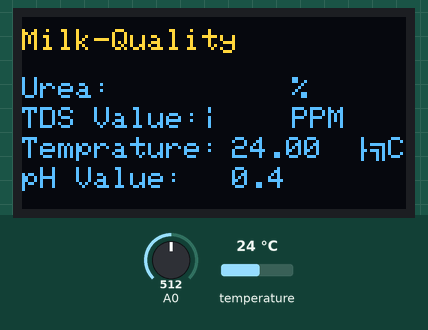
A sketch run on a simulated ESP8266 (NodeMCU). Shown: 128×64 one-colour display. The inputs (shaded band) are chosen by the test bench; at power-on: temperature 24 °C, A0 = 512. The OLED is the two-colour kind (top 16 rows yellow); WiFi joins after 1.5 s; servers stay silent unless stated; EEPROM starts erased; what the sketch prints to the serial monitor is not drawn.

Above: at 4.4 s.
4.5 s: temperature set to 19 °C
At 8.4 s:
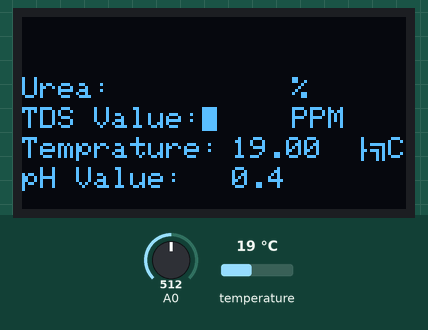
9.2 s: A0 set to 716
At 11.8 s:
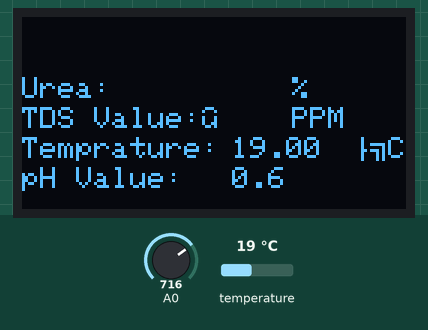
12.5 s: temperature set to 12 °C
At 15.2 s:
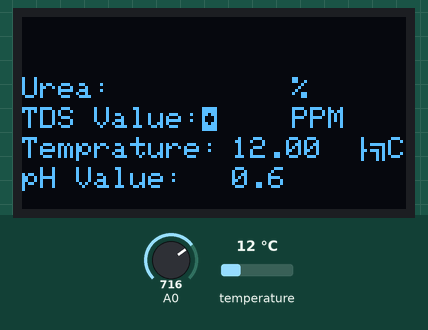
15.8 s: A0 set to 900
At 18.5 s:
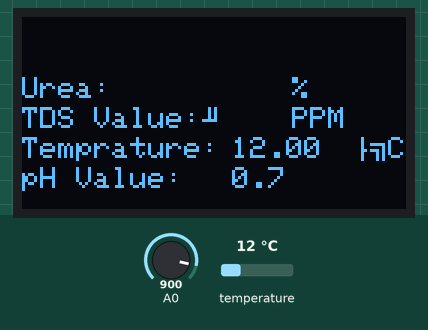
19.1 s: temperature set to 28 °C
At 21.9 s:
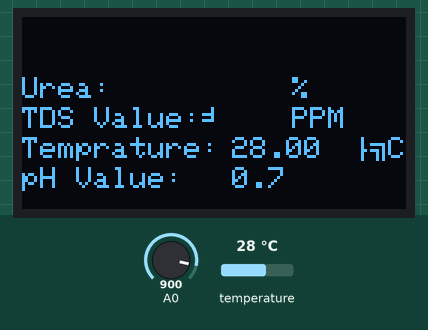
22.4 s: A0 set to 511
At 25.7 s:
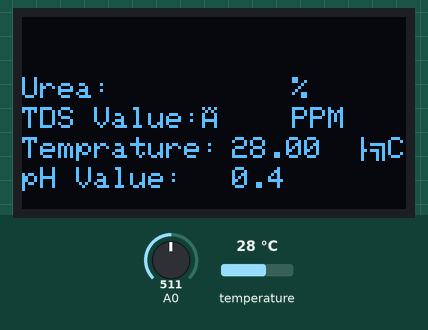
Timing chart, 0 to 27.2 s (numbered marks = the images above; inputs shaded):
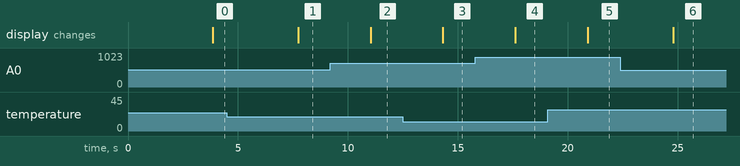

The sketch:

milk_quality_firebase_Manish.ino
```cpp
#include <SPI.h>
#include <Wire.h>
#include <Adafruit_GFX.h>
#include <Adafruit_SSD1306.h>
#include <DallasTemperature.h>
#include <OneWire.h>
#include <EEPROM.h>
#include <Arduino.h>
#include <DFRobot_ESP_EC.h>
#if defined(ESP32)
#include <WiFi.h>
#elif defined(ESP8266)
#include <ESP8266WiFi.h>
#endif
#include <Firebase_ESP_Client.h>
#define sensor_pin 2
#define ONE_WIRE_BUS 27                          //D2 pin of nodemcu
OneWire oneWire(ONE_WIRE_BUS);
DallasTemperature sensors(&oneWire);
int laststate = LOW;
int currentstate=0;
DFRobot_ESP_EC ec;
#define SCREEN_WIDTH 128 // OLED display width, in pixels
#define SCREEN_HEIGHT 64 // OLED display height, in pixels

// Declaration for SSD1306 display connected using I2C
#define OLED_RESET     -1 // Reset pin
#define SCREEN_ADDRESS 0x3C
Adafruit_SSD1306 display(SCREEN_WIDTH, SCREEN_HEIGHT, &Wire, OLED_RESET);
//firebase credential
#include "addons/TokenHelper.h"//Provide the RTDB payload printing info and other helper functions.
#include "addons/RTDBHelper.h"// Insert your network credentials
#define WIFI_SSID "innovation"
#define WIFI_PASSWORD "latifwifi"
// Insert Firebase project API Key
#define API_KEY "AIzaSyDr2ABUwsWquPC_aGtlEMNxa9D_9r3ztVY"
#define DATABASE_URL "https://cross-68664-default-rtdb.firebaseio.com/" // Insert RTDB URLefine the RTDB URL */
const int potPin=34;
float ph;
float Value=0;
float urea=25;

float voltage, ecValue, temperature = 25;
int tdsvalue=0;
//Define Firebase Data object
FirebaseData fbdo;
FirebaseAuth auth;
FirebaseConfig config;

unsigned long sendDataPrevMillis = 0;
int count = 0;
bool signupOK = false;
#define FIREBASE_HOST "cross-68664-default-rtdb.firebaseio.com"
#define FIREBASE_AUTH "5FO0t3USbit2IwyjQkKvwYPzCxV4WmAGgLVH8XKQ"

void setup()
{
    pinMode(potPin,INPUT);
  Serial.begin(115200);
  EEPROM.begin(32);//needed EEPROM.begin to store calibration k in eeprom
  ec.begin();
  WiFi.mode(WIFI_STA);
  // initialize the OLED object
  if(!display.begin(SSD1306_SWITCHCAPVCC, SCREEN_ADDRESS)) {
    Serial.println(F("SSD1306 allocation failed"));
    for(;;); // Don't proceed, loop forever
    }

  // Clear the buffer.
  display.clearDisplay();

  // Display Text
  display.setTextSize(1);
  display.setTextColor(WHITE);
  display.setCursor(0,4);
  display.println("Milk-Quality");
  display.display();
  delay(1000);
  //display.clearDisplay();
  WiFi.begin(WIFI_SSID, WIFI_PASSWORD);
  Serial.print("Connecting to Wi-Fi");
  while (WiFi.status() != WL_CONNECTED){
    Serial.print(".");
    delay(300);
  }
  Serial.println();
  Serial.print("Connected with IP: ");
  Serial.println(WiFi.localIP());
  Serial.println();

  /* Assign the api key (required) */
  config.api_key = API_KEY;

  /* Assign the RTDB URL (required) */
  config.database_url = DATABASE_URL;
  config.token_status_callback = tokenStatusCallback; //see addons/TokenHelper.h
  Firebase.begin(&config, &auth);
  Firebase.reconnectWiFi(true);
  //   ThingSpeak.begin(client);
}

void loop()
{
  tdsvalue=0;
  ph=0;
  temperature=0;
  voltage = analogRead(A0); // A0 is the gpio 36
  sensors.requestTemperatures();
  temperature = sensors.getTempCByIndex(0);  // read your temperature sensor to execute temperature compensation
  ecValue = ec.readEC(voltage, temperature); // convert voltage to EC with temperature compensation
  tdsvalue=ecValue*135;
  Serial.print("Temperature:");
  Serial.print(temperature, 2);
  Serial.println("ºC");
  Value= analogRead(potPin);
  // Serial.print(Value);
  // Serial.print(" | ");
  float voltageph=Value*(3.3/4095.0);
  Serial.print("pH:=");
  ph=(3.3*voltageph);
  ph=voltageph;
  Serial.println(ph);
  delay(500);
  // Serial.print("EC:");
  // Serial.println(ecValue, 2);
  Serial.print("TDS:");
  Serial.println(tdsvalue,0);
  display.setTextSize(1);
      display.setTextColor(WHITE);
      display.setCursor(0,20);
      display.println("Urea:");
      display.setCursor(60,20);
      display.println(10,0);
      display.setCursor(90,20);
      display.println("%");
      display.setCursor(0,30);
      display.println("TDS Value:");
      display.setCursor(60,30);
      display.println(tdsvalue,0);
      display.setCursor(90,30);
      display.println("PPM");
      display.setCursor(0,40);
      display.println("Temprature:");
      display.setCursor(70,40);
      display.println(temperature);
      display.setCursor(110,40);
      display.println("ºC");
      display.setCursor(0,50);
      display.println("pH Value:");
      display.setCursor(70,50);
      display.println(ph,1);
      display.setCursor(110,50);
      display.display();
      delay(2000);
  display.clearDisplay();
  ec.calibration(voltage, temperature); // calibration process by Serail CMD
  firebasedata();
}
void firebasedata()
  {

  if (Firebase.signUp(&config, &auth, "", "")){
    Serial.println("ok");
    signupOK = true;
  }
  else{
    Serial.printf("%s\n", config.signer.signupError.message.c_str());
  }
if (Firebase.ready() && signupOK && (millis() - sendDataPrevMillis > 15000 || sendDataPrevMillis == 0)){
    sendDataPrevMillis = millis();
    // Write an float number on the database path test/int
    if (Firebase.RTDB.setFloat(&fbdo, "Milk_Quality/Urea",urea )){
      Serial.println("PASSED");
      Serial.println("PATH: " + fbdo.dataPath());
      Serial.println("TYPE: " + fbdo.dataType());
    }
     if (Firebase.RTDB.setFloat(&fbdo, "Milk_Quality/Temprature",temperature)){
      Serial.println("PASSED");
      Serial.println("PATH: " + fbdo.dataPath());
      Serial.println("TYPE: " + fbdo.dataType());
    }
      if (Firebase.RTDB.setFloat(&fbdo, "Milk_Quality/ph_Value",ph)){
      Serial.println("PASSED");
      Serial.println("PATH: " + fbdo.dataPath());
      Serial.println("TYPE: " + fbdo.dataType());
    }
  else {
      Serial.println("FAILED");
      Serial.println("REASON: " + fbdo.errorReason());
    }
  if (Firebase.RTDB.setInt(&fbdo, "Milk_Quality/Tds_Value",tdsvalue)){
      Serial.println("PASSED");
      Serial.println("PATH: " + fbdo.dataPath());
      Serial.println("TYPE: " + fbdo.dataType());
    }
  else {
      Serial.println("FAILED");
      Serial.println("REASON: " + fbdo.errorReason());
    }

}
  }
```

Measured:
- after the input at 4.5 s, the display: changes after 3.2 s (image 1)
- after the input at 9.2 s, the display: changes after 1.8 s (image 2)
- after the input at 12.5 s, the display: changes after 1.8 s (image 3)
- after the input at 15.8 s, the display: changes after 1.8 s (image 4)
- after the input at 19.1 s, the display: changes after 1.8 s (image 5)
- after the input at 22.4 s, the display: changes after 2.4 s (image 6)
